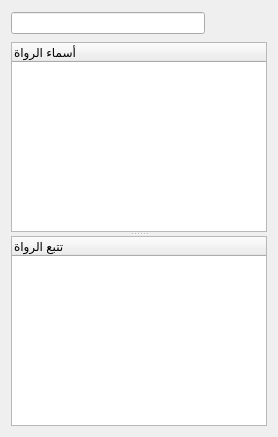
       <widget class="QWidget" name="page_2">
        <layout class="QVBoxLayout" name="verticalLayout">
         <item>
          <layout class="QHBoxLayout" name="horizontalLayout">
           <item>
            <widget class="QLineEdit" name="lineEdit_FindRowat">
             <property name="whatsThis">
              <string>ادخل هنا اسم الراوي او كنيته ليتم فلترة القائمة</string>
             </property>
            </widget>
           </item>
           <item>
            <widget class="QPushButton" name="btnRowaInfo">
             <property name="minimumSize">
              <size>
               <width>25</width>
               <height>25</height>
              </size>
             </property>
             <property name="maximumSize">
              <size>
               <width>25</width>
               <height>25</height>
              </size>
             </property>
             <property name="sizeIncrement">
              <size>
               <width>25</width>
               <height>25</height>
              </size>
             </property>
             <property name="baseSize">
              <size>
               <width>25</width>
               <height>25</height>
              </size>
             </property>
             <property name="toolTip">
              <string>رموز كتب السنة</string>
             </property>
             <property name="whatsThis">
              <string> معلومات عن رموز كتب السنة الواردة في التراجم</string>
             </property>
             <property name="styleSheet">
              <string notr="true"> QPushButton:hover  {
     border: 1px solid #8f8f91;
     border-radius: 5px;
 }
</string>
             </property>
             <property name="text">
              <string/>
             </property>
             <property name="icon">
              <iconset resource="images.qrc">
               <normaloff>:/images/image/edit-delete.png</normaloff>:/images/image/edit-delete.png</iconset>
             </property>
             <property name="iconSize">
              <size>
               <width>22</width>
               <height>22</height>
              </size>
             </property>
             <property name="default">
              <bool>false</bool>
             </property>
             <property name="flat">
              <bool>true</bool>
             </property>
            </widget>
           </item>
           <item>
            <widget class="QPushButton" name="btnClearTree">
             <property name="minimumSize">
              <size>
               <width>25</width>
               <height>25</height>
              </size>
             </property>
             <property name="maximumSize">
              <size>
               <width>25</width>
               <height>25</height>
              </size>
             </property>
             <property name="sizeIncrement">
              <size>
               <width>25</width>
               <height>25</height>
              </size>
             </property>
             <property name="baseSize">
              <size>
               <width>25</width>
               <height>25</height>
              </size>
             </property>
             <property name="toolTip">
              <string>مسح قائمة تتبع الرواة</string>
             </property>
             <property name="whatsThis">
              <string>مسح قائمة الرواة الذين تم فتحهم من قبل</string>
             </property>
             <property name="styleSheet">
              <string notr="true"> QPushButton:hover  {
     border: 1px solid #8f8f91;
     border-radius: 5px;
 }
</string>
             </property>
             <property name="text">
              <string/>
             </property>
             <property name="icon">
              <iconset resource="images.qrc">
               <normaloff>:/images/image/edit-delete.png</normaloff>:/images/image/edit-delete.png</iconset>
             </property>
             <property name="iconSize">
              <size>
               <width>22</width>
               <height>22</height>
              </size>
             </property>
             <property name="default">
              <bool>false</bool>
             </property>
             <property name="flat">
              <bool>true</bool>
             </property>
            </widget>
           </item>
          </layout>
         </item>
         <item>
          <widget class="QSplitter" name="splitter_2">
           <property name="orientation">
            <enum>Qt::Vertical</enum>
           </property>
           <widget class="QTreeWidget" name="treeWidget_rowat">
            <property name="whatsThis">
             <string>قائمة بأسماء الرواة المترجم لهم في التهذيبين</string>
            </property>
            <column>
             <property name="text">
              <string notr="true">أسماء الرواة</string>
             </property>
            </column>
           </widget>
           <widget class="QTreeWidget" name="treeWidget_rowatTabia">
            <property name="toolTip">
             <string/>
            </property>
            <property name="whatsThis">
             <string>هنا يمكنك تتبع الرواة الذين تمت مطالعة تراجمهم</string>
            </property>
            <column>
             <property name="text">
              <string>تتبع الرواة</string>
             </property>
            </column>
           </widget>
          </widget>
         </item>
        </layout>
       </widget>
